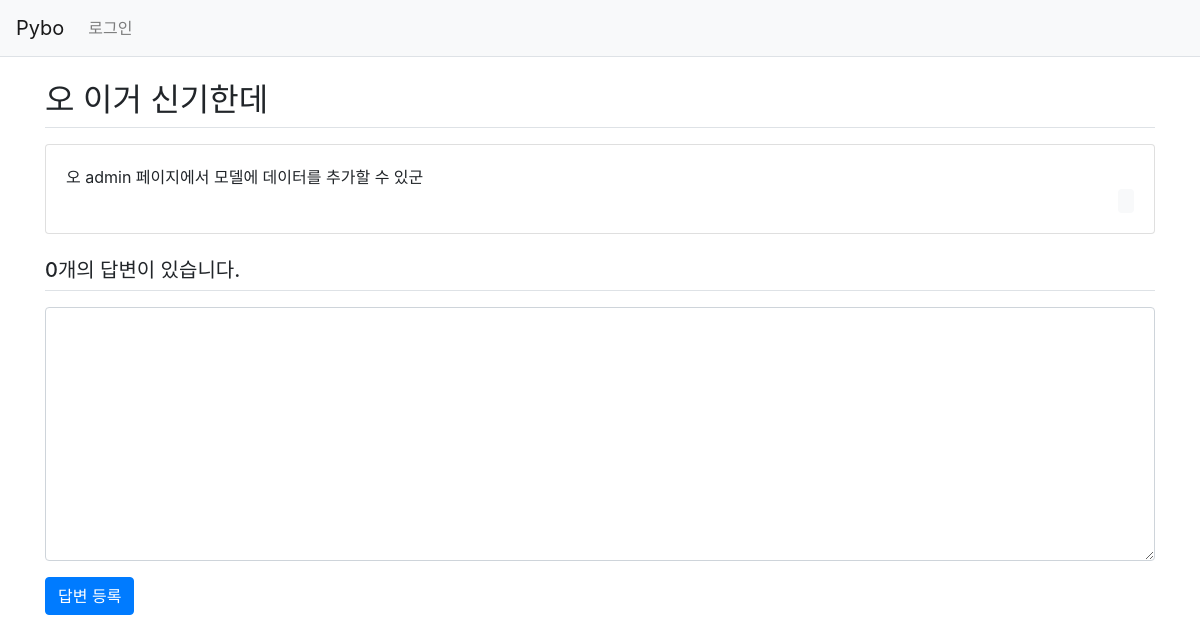
Page /pybo/3/ on the earlier database version.
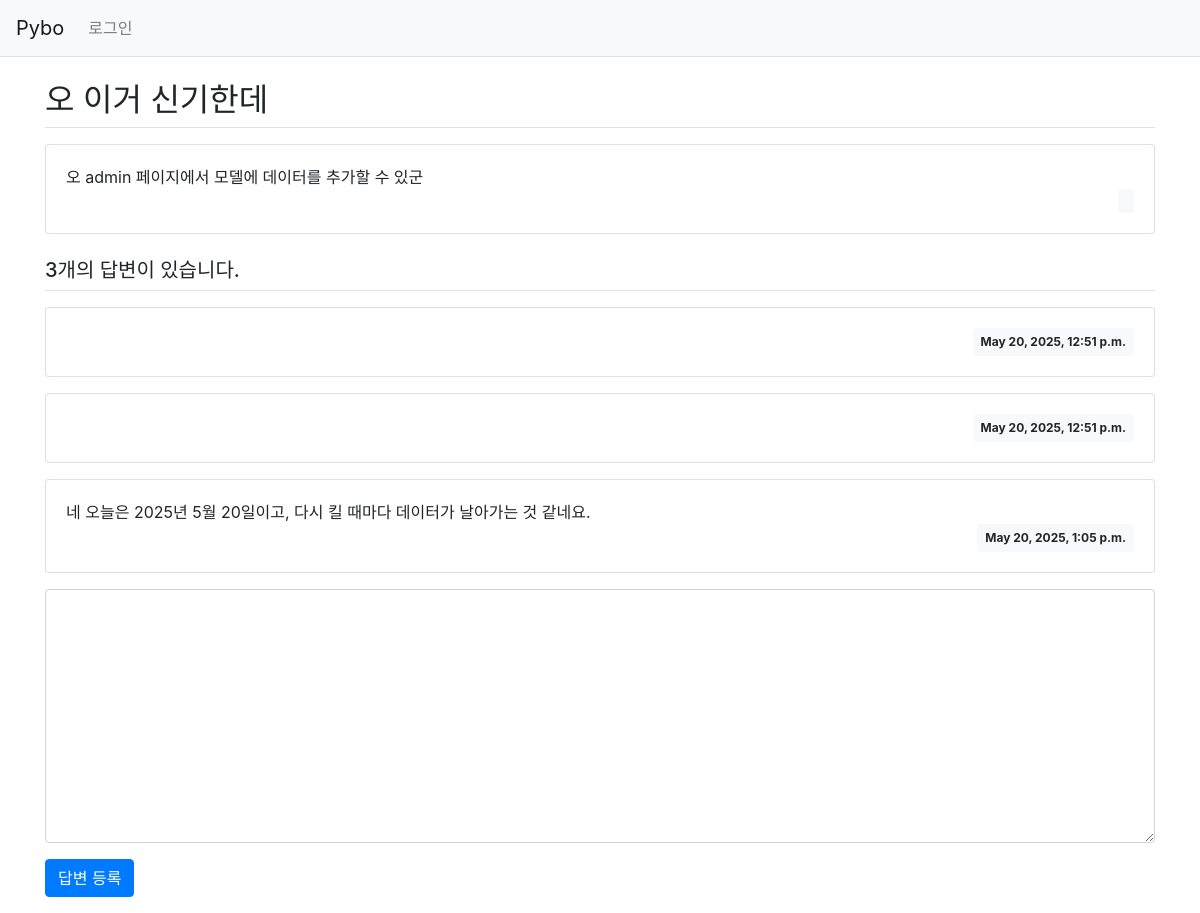
Same page on the later database version.
### pybo/models.py (models this page shows, shortened)
class Question(models.Model):
    subject = models.CharField(max_length=200)
    content = models.TextField()
    create_date = models.DateTimeField()

class Answer(models.Model):
    question = models.ForeignKey(Question,on_delete=models.CASCADE)
    content = models.TextField()
    create_date = models.DateTimeField()

### pybo/views.py (the view)
# urls.py: path('<int:question_id>/', views.detail,name='detail'),
def detail(request, question_id):
    question = get_object_or_404(Question,pk=question_id)
    context = {'question': question}
    return render(request,'pybo/question_detail.html',context)

### templates/pybo/question_detail.html (shortened to what this page needs)
{% extends "base.html" %}
{% block content %}
<div class="container my-3">
    <h2 class="border-bottom py-2">{{question.subject}}</h2>
    <div class="card my-3">
        <div class="card-body">
            <div class="card-text" style="white-space: pre-line;">{{question.content}}</div>
            <div class="d-flex justify-content-end">
                <div class="badge badge-light p-2">
                </div>
            </div>
        </div>
    </div>
    <h5 class="border-bottom my-3 py-2">{{question.answer_set.count}}개의 답변이 있습니다.</h5>
    {% for answer in question.answer_set.all %}
    <div class="card my-3">
        <div class="card-body">
            <div class="card-text" style="white-space: pre-line;">{{answer.content}}</div>
            <div class="d-flex justify-content-end">
                <div class="badge badge-light p-2">
                    {{answer.create_date}}
                </div>
            </div>
        </div>
    </div>
    {% endfor %}
    <form action="{% url 'pybo:answer_create' question.id %}" method="post" class="my-3">
        <div class="form-group">
            <textarea name="content" id="content" class="form-control" rows="10"></textarea>
        </div>
        <input type="submit" value="답변 등록" class="btn btn-primary">
    </form>
</div>
{% endblock %}

### templates/base.html (shortened to what this page needs)
{% load static %}
<!DOCTYPE html>
<html lang="ko">
<head>
    <link rel="stylesheet" type="text/css" href="{% static 'bootstrap.min.css' %}">
    <link rel="stylesheet" type="text/css" href="{% static 'style.css' %}">
</head>
<body>
    {% include "navbar.html" %}
    {% block content %}
    {% endblock %}
</body>
</html>

### templates/navbar.html (shortened to what this page needs)
<nav class="navbar navbar-expand-lg navbar-light bg-light border-bottom">
    <a class="navbar-brand" href="{% url 'pybo:index' %}">Pybo</a>
    <div class="collapse navbar-collapse flex-grow-0" id="navbarNav">
        <ul class="navbar-nav">
            <li class="nav-item">
                <a class="nav-link" href=#>로그인</a>
            </li>
        </ul>
    </div>
</nav>

Differences in the rows shown:
computed for Question "오 이거 신기한데": answer_set.count "0" → "3"
added Answer: create_date "May 20, 2025, 12:51 p.m."
added Answer: create_date "May 20, 2025, 12:51 p.m."
added Answer: content "네 오늘은 2025년 5월 20일이고, 다시 킬 때마다 데이터가 날아가는 것 같네요.", create_date "May 20, 2025, 1:05 p.m."
